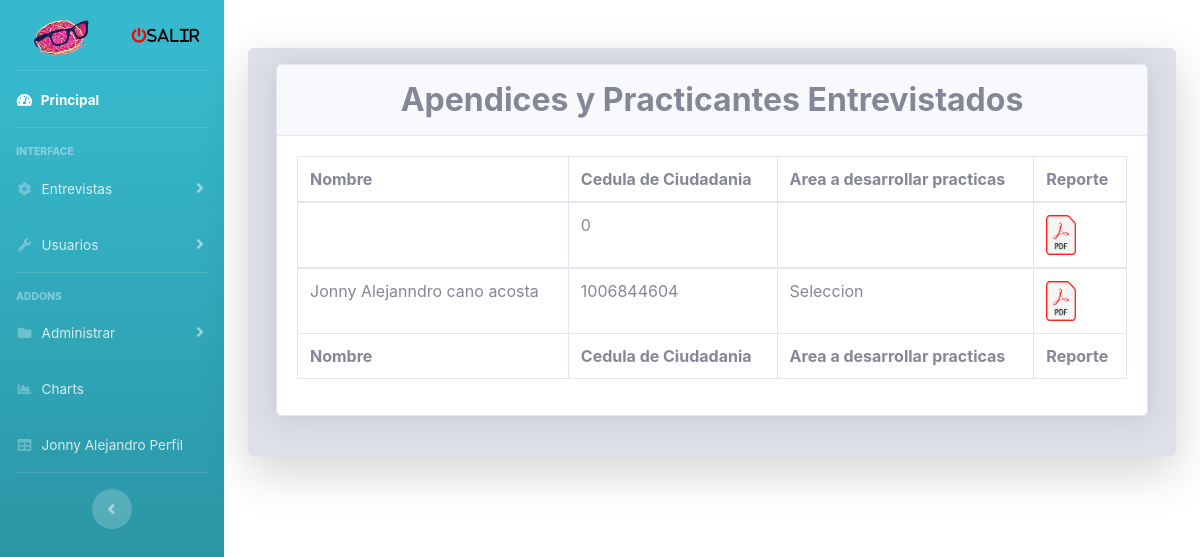
/View/consultarEntrevistaPsAyP.php (signed in), run on the app's committed database.
### tables this page shows
CREATE TABLE `entrevistaaprendices_practicantes` (
  `cc` int(11) NOT NULL,
  `nombre` varchar(40) DEFAULT NULL,
  `dependencia` varchar(20) DEFAULT NULL,
  `areaPractica` varchar(20) DEFAULT NULL,
  `ingles` varchar(20) DEFAULT NULL,
  `fechaEntrevista` date DEFAULT current_timestamp(),
  `psicologa` varchar(40) DEFAULT NULL,
  `cargo` varchar(20) DEFAULT 'Practicante',
  `conocimientoEmpresa` text DEFAULT NULL,
  `motivacionArea` text DEFAULT NULL,
  `ofimatica` int(11) DEFAULT NULL,
  `conocimientoProgramacion` text DEFAULT NULL,
  `adecuado` varchar(2) DEFAULT 'NO',
  `adecuadoP` varchar(2) DEFAULT 'NO',
  `parcialmente` varchar(2) DEFAULT 'NO',
  `primera` varchar(2) DEFAULT 'NO',
  `segunda` varchar(2) DEFAULT 'NO',
  `noA` varchar(2) DEFAULT 'NO',
  `concepto` text DEFAULT NULL,
  `co` int(11) DEFAULT NULL
);

### View/consultarEntrevistaPsAyP.php (the view, shortened to what this page needs)
<?php include "../config.php";
if (isset($_SESSION["rol"])) {
  switch($_SESSION['rol']){
    case 1:
      include "../template/sidebar.php";
    break;
  }
}
?>
<!DOCTYPE html>
<html xmlns="http://www.w3.org/1999/xhtml">
<?php include FOLDER_TEMPLATE . "head.php"; ?>
<body id="page-top">
  <div class="container">
    <div class="card o-hidden border-0 shadow-lg my-5">
      <div class="card-body p-3 bg-gray-300">
        <div class="row">
          <div class="col-md-12">
            <div class="col-md-12 mx-auto">
              <div class="form-group">
                <div class="card shadow mb-4">
                  <div class="card-header py-3">
                    <center>
                      <h2 class="m-0 font-weight-bold text">Apendices y Practicantes Entrevistados</h2>
                    </center>
                  </div>
                  <div class="card-body">
                    <div class="table-responsive">
                      <table class="table table-bordered" width="100%" cellspacing="10">
                        <thead>
                          <tr>
                            <th>Nombre </th>
                            <th>Cedula de Ciudadania</th>
                            <th>Area a desarrollar practicas</th>
                            <th>Reporte</th>
                          </tr>
                        </thead>
                        <tfoot>
                          <tr>
                            <th>Nombre</th>
                            <th>Cedula de Ciudadania</th>
                            <th>Area a desarrollar practicas</th>
                            <th>Reporte</th>
                          </tr>
                        </tfoot>
                        <?php
                        require_once "../Model/conexioon.php";
                        $sql = "SELECT * FROM `entrevistaaprendices_practicantes` ";
                        $rta = $objCnx->query($sql);
                        while ($datos = $rta->fetch_array()) {
                        ?>
                          <tbody>
                            <tr>
                              <td><?php echo $datos['nombre'] ?></td>
                              <td><?php echo $datos['cc'] ?></td>
                              <td><?php echo $datos['areaPractica'] ?></td>
                              <td><a href="../Reportes/pdf-EntrevistaPsicologicaAyP.php?cc=<?php echo $datos['cc'] ?>" target="_blank"><img src="../img/pdf.png" alt="Sacar Reporte" width="30" height="40"></a></td>
                            </tr>
                          <?php
                        }
                          ?>
                          </tbody>
                      </table>
                    </div>
                  </div>
                </div>
              </div>
            </div>
          </div>
        </div>
</body>
</html>

### data on the page
entrevistaaprendices_practicantes: cc "0"
entrevistaaprendices_practicantes: nombre "Jonny Alejanndro cano acosta", cc "1006844604", areaPractica "Seleccion"

### other printed values
$_SESSION['nombre'] "Jonny Alejandro"
